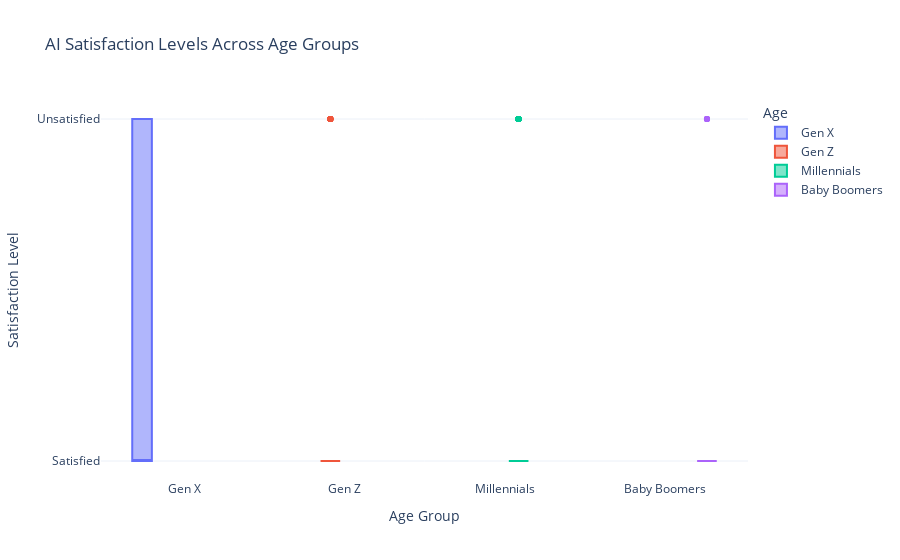

The cell this chart's notebook holds for it:
### Code cell
# Create an interactive box plot
fig = px.box(
    df, 
    x="Age", 
    y="AI_Satisfication", 
    color="Age",  # Different colors for each age group
    title="AI Satisfaction Levels Across Age Groups",
    template="plotly_white"  # Clean and professional theme
)

# Customize appearance
fig.update_layout(
    xaxis_title="Age Group",
    yaxis_title="Satisfaction Level",
    boxmode="group"  # Groups boxes for better comparison
)

# Show figure
fig.show()

### Figure 1 — Plotly figure (JSON) as saved in the notebook; plotly's stock layout.template omitted (floating-point values rounded to 4 significant figures; data arrays with more than 128 entries replaced by an {"elided": "..."} marker saying what was removed)
{"data": [{"alignmentgroup": "True", "hovertemplate": "Age=%{x}<br>AI_Satisfication=%{y}<extra></extra>", "legendgroup": "Gen X", "marker": {"color": "#636efa"}, "name": "Gen X", "notched": false, "offsetgroup": "Gen X", "orientation": "v", "showlegend": true, "type": "box", "x": {"elided": "139 str values"}, "x0": " ", "xaxis": "x", "y": {"elided": "139 str values"}, "y0": " ", "yaxis": "y"}, {"alignmentgroup": "True", "hovertemplate": "Age=%{x}<br>AI_Satisfication=%{y}<extra></extra>", "legendgroup": "Gen Z", "marker": {"color": "#EF553B"}, "name": "Gen Z", "notched": false, "offsetgroup": "Gen Z", "orientation": "v", "showlegend": true, "type": "box", "x": ["Gen Z", "Gen Z", "Gen Z", "Gen Z", "Gen Z", "Gen Z", "Gen Z", "Gen Z", "Gen Z", "Gen Z", "Gen Z", "Gen Z", "Gen Z", "Gen Z", "Gen Z", "Gen Z", "Gen Z", "Gen Z", "Gen Z", "Gen Z", "Gen Z", "Gen Z", "Gen Z", "Gen Z", "Gen Z", "Gen Z", "Gen Z", "Gen Z", "Gen Z", "Gen Z", "Gen Z", "Gen Z", "Gen Z", "Gen Z", "Gen Z", "Gen Z", "Gen Z", "Gen Z", "Gen Z", "Gen Z", "Gen Z", "Gen Z", "Gen Z", "Gen Z", "Gen Z", "Gen Z", "Gen Z", "Gen Z", "Gen Z", "Gen Z", "Gen Z", "Gen Z", "Gen Z", "Gen Z", "Gen Z", "Gen Z", "Gen Z", "Gen Z", "Gen Z", "Gen Z", "Gen Z", "Gen Z", "Gen Z", "Gen Z", "Gen Z", "Gen Z", "Gen Z", "Gen Z", "Gen Z", "Gen Z", "Gen Z", "Gen Z", "Gen Z", "Gen Z", "Gen Z", "Gen Z", "Gen Z", "Gen Z", "Gen Z", "Gen Z", "Gen Z", "Gen Z", "Gen Z", "Gen Z", "Gen Z", "Gen Z", "Gen Z", "Gen Z", "Gen Z", "Gen Z", "Gen Z", "Gen Z", "Gen Z", "Gen Z", "Gen Z", "Gen Z", "Gen Z", "Gen Z", "Gen Z", "Gen Z", "Gen Z", "Gen Z", "Gen Z", "Gen Z", "Gen Z", "Gen Z", "Gen Z", "Gen Z", "Gen Z", "Gen Z", "Gen Z", "Gen Z", "Gen Z", "Gen Z", "Gen Z", "Gen Z", "Gen Z", "Gen Z", "Gen Z", "Gen Z", "Gen Z", "Gen Z", "Gen Z", "Gen Z", "Gen Z", "Gen Z", "Gen Z"], "x0": " ", "xaxis": "x", "y": ["Satisfied", "Satisfied", "Satisfied", "Satisfied", "Satisfied", "Satisfied", "Satisfied", "Satisfied", "Satisfied", "Satisfied", "Satisfied", "Satisfied", "Satisfied", "Satisfied", "Satisfied", "Satisfied", "Satisfied", "Satisfied", "Satisfied", "Satisfied", "Satisfied", "Satisfied", "Satisfied", "Satisfied", "Satisfied", "Satisfied", "Satisfied", "Unsatisfied", "Satisfied", "Satisfied", "Satisfied", "Satisfied", "Satisfied", "Satisfied", "Satisfied", "Satisfied", "Satisfied", "Satisfied", "Satisfied", "Satisfied", "Unsatisfied", "Unsatisfied", "Satisfied", "Satisfied", "Satisfied", "Satisfied", "Satisfied", "Satisfied", "Satisfied", "Satisfied", "Satisfied", "Satisfied", "Satisfied", "Satisfied", "Satisfied", "Satisfied", "Satisfied", "Satisfied", "Satisfied", "Satisfied", "Satisfied", "Satisfied", "Satisfied", "Satisfied", "Satisfied", "Satisfied", "Satisfied", "Satisfied", "Satisfied", "Unsatisfied", "Satisfied", "Satisfied", "Satisfied", "Satisfied", "Satisfied", "Satisfied", "Satisfied", "Satisfied", "Satisfied", "Satisfied", "Satisfied", "Satisfied", "Satisfied", "Unsatisfied", "Satisfied", "Satisfied", "Satisfied", "Satisfied", "Satisfied", "Unsatisfied", "Satisfied", "Satisfied", "Satisfied", "Satisfied", "Unsatisfied", "Satisfied", "Satisfied", "Satisfied", "Satisfied", "Satisfied", "Satisfied", "Unsatisfied", "Satisfied", "Satisfied", "Satisfied", "Satisfied", "Unsatisfied", "Satisfied", "Satisfied", "Satisfied", "Unsatisfied", "Satisfied", "Satisfied", "Satisfied", "Satisfied", "Satisfied", "Unsatisfied", "Satisfied", "Satisfied", "Satisfied", "Satisfied", "Unsatisfied", "Unsatisfied", "Satisfied", "Satisfied", "Satisfied", "Satisfied"], "y0": " ", "yaxis": "y"}, {"alignmentgroup": "True", "hovertemplate": "Age=%{x}<br>AI_Satisfication=%{y}<extra></extra>", "legendgroup": "Millennials", "marker": {"color": "#00cc96"}, "name": "Millennials", "notched": false, "offsetgroup": "Millennials", "orientation": "v", "showlegend": true, "type": "box", "x": {"elided": "358 str values"}, "x0": " ", "xaxis": "x", "y": {"elided": "358 str values"}, "y0": " ", "yaxis": "y"}, {"alignmentgroup": "True", "hovertemplate": "Age=%{x}<br>AI_Satisfication=%{y}<extra></extra>", "legendgroup": "Baby Boomers", "marker": {"color": "#ab63fa"}, "name": "Baby Boomers", "notched": false, "offsetgroup": "Baby Boomers", "orientation": "v", "showlegend": true, "type": "box", "x": ["Baby Boomers", "Baby Boomers", "Baby Boomers", "Baby Boomers", "Baby Boomers", "Baby Boomers", "Baby Boomers", "Baby Boomers", "Baby Boomers", "Baby Boomers", "Baby Boomers", "Baby Boomers", "Baby Boomers", "Baby Boomers", "Baby Boomers", "Baby Boomers", "Baby Boomers", "Baby Boomers", "Baby Boomers", "Baby Boomers", "Baby Boomers", "Baby Boomers", "Baby Boomers", "Baby Boomers"], "x0": " ", "xaxis": "x", "y": ["Satisfied", "Satisfied", "Unsatisfied", "Unsatisfied", "Satisfied", "Unsatisfied", "Unsatisfied", "Satisfied", "Satisfied", "Satisfied", "Satisfied", "Satisfied", "Satisfied", "Satisfied", "Unsatisfied", "Satisfied", "Satisfied", "Satisfied", "Satisfied", "Satisfied", "Satisfied", "Satisfied", "Satisfied", "Satisfied"], "y0": " ", "yaxis": "y"}], "layout": {"boxmode": "group", "legend": {"title": {"text": "Age"}, "tracegroupgap": 0}, "title": {"text": "AI Satisfaction Levels Across Age Groups"}, "xaxis": {"anchor": "y", "categoryarray": ["Gen X", "Gen Z", "Millennials", "Baby Boomers"], "categoryorder": "array", "domain": [0, 1], "title": {"text": "Age Group"}}, "yaxis": {"anchor": "x", "domain": [0, 1], "title": {"text": "Satisfaction Level"}}}}
